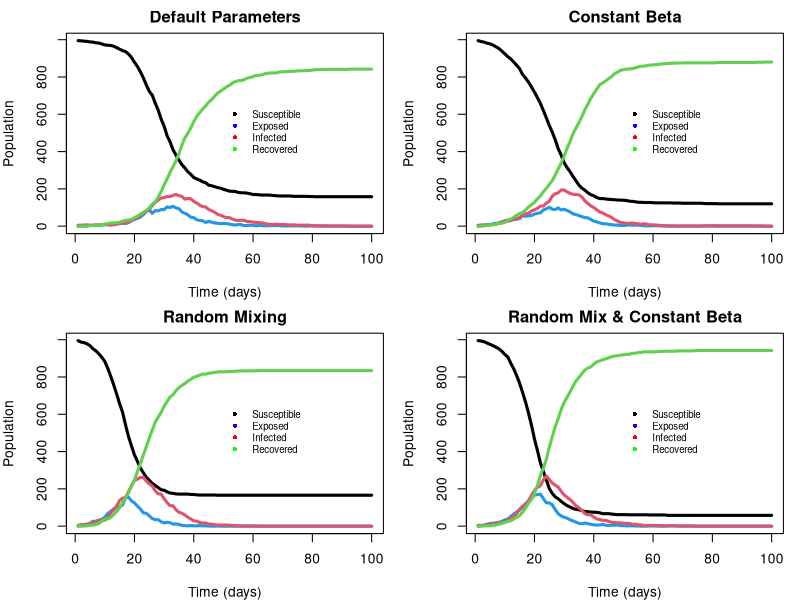

The R script that drew this image:
# Jackson Cramer (s2274544), Maximillian McCourt (s2145762), Natalia Montalvo Cabornero (s1969053)

# Exercise 1
n <- 1000
h_max <- 5

# works as expected, truncating may be inefficient
h <- rep(1:n, sample(1:h_max, n, replace=TRUE))[1:n] |> sample()
h


# Exercise 2

beta <- runif(n, 0, 1) # assign random sociability parameters
nc <- 15 # average no. contacts per person


# WE NEED TO ADJUST THIS FUNCTION TO MAKE IT SINGLE-LOOP

# Looped version of get.net
get.net_loop <- function(beta,h,nc=15){
    # initialise empty contact list with n entries
    contacts <- vector("list", n)
    # Loop through each pair of individuals
    for (i in 1:(n-1)){
        for (j in (i+1):n){
            # if they are not in the same household
            if (h[i] != h[j]){
                # find probability of contact between person i and j
                prob_beta_ij <- (nc*beta[i]*beta[j])/(mean(beta)**2 * (n-1))
                # if a contact occurs, add each person to the others contact list
                if (sample(c(0,1), size=1, prob=c(1-prob_beta_ij, prob_beta_ij)) == 1){
                    contacts[[i]] <- c(contacts[[i]], j)
                    contacts[[j]] <- c(contacts[[j]], i)
                }
            }
        }
    }
    return(contacts)
}

alink <- get.net_loop(beta,h,nc)
print(alink)


# One looped version of get.net
get.net_loop <- function(beta,h,nc=15){
  n_beta <- length(beta) # !! notice how I am not referring to global variable n (like was done before)
  # initialise empty contact list with n entries
  contacts <- vector("list", n_beta)
  pairs <- combn(n_beta, 2)  # generates all possible combinations of (i, j) pairs
  # Loop through each pair of combinations
  for (k in 1:ncol(pairs)){
    i <- pairs[1, k]
    j <- pairs[2, k]
    # if they are not in the same household
    if (h[i] != h[j]){
      prob_beta_ij <- (nc * beta[i] * beta[j]) / (mean(beta)^2 * (n_beta - 1))
      if (sample(c(0,1), size=1, prob=c(1 - prob_beta_ij, prob_beta_ij)) == 1){
        contacts[[i]] <- c(contacts[[i]], j)
        contacts[[j]] <- c(contacts[[j]], i)
      }
    }
  }
  
  return(contacts)
}




# Vectorised version of get.net_vec
get.net_vec <- function(beta,h,nc=15){
    # lets collect all unique combinations of people i and j
    pairs <- t(combn(n, 2))
    # find all combinations where person i lives in the same household as person j
    h_matching <- h[pairs[,1]] == h[pairs[,2]]
    # we then remove all combinations where person i lives in the same household as person j
    pairs <- pairs[!h_matching,, drop=FALSE]
    # all probabilities of contact between person i and j
    probs_ij <- (nc*beta[pairs[,1]]*beta[pairs[,2]])/(mean(beta)**2 * (n-1))
    # now use probs_ij to generate all contacts between people 1 to n
    links <- rbinom(length(probs_ij), 1, probs_ij) == 1
    # we keep only the pairs that have a link from links
    pairs <- pairs[links,, drop=FALSE]
    # initialise empty contact list with n entries
    contacts <- vector("list", n)
    
    # Populate contact list with links for each person from 1 to n
    for (k in seq_len(nrow(pairs))) {
        contacts[[pairs[k, 1]]] <- c(contacts[[pairs[k, 1]]], pairs[k, 2])
        contacts[[pairs[k, 2]]] <- c(contacts[[pairs[k, 2]]], pairs[k, 1])
    }
    return(contacts)
}






# can also use rbinom(1,1, prob=prob_beta_ij) instead of sampling

# SEIR Model

nseir_old <- function(beta,h,alink,alpha=c(.1,.01,.01),delta=.2,gamma=.4,nc=15, nt = 100,pinf = .005){
    # Our SEIR, t data
    # Using S=0, E=1, I=2, R=3 structure
    n <- length(beta)
    # defining alphas
    alpha_h <- alpha[1]
    alpha_c <- alpha[2]
    alpha_r <- alpha[3]
    # total population
    x <- rep(0, n)
    # initialise infected individuals at random
    x[sample(1:n, round(n*pinf))] <- 2
    # initialise SEIR counts
    S <- E <- I <- R <- rep(0,nt)
    S[1] <- sum(x == 0)
    I[1] <- sum(x == 2)
    # loop over days
    for (t in 2:nt){
        u <- runif(n)
        x[x==2 & u<delta] <- 3 # infected to recovered
        x[x==1 & u<gamma] <- 2 # exposed to infected
        # susceptible to exposed
        current_I <- which(x==2)
        for (i in current_I){
            # random mixing daily probability
            r_prob <- (alpha_r*nc*beta[i]*beta)/(mean(beta)**2 * (n - 1))
            x[x==0 & u<r_prob] <- 1
            # household mixing daily probability 
            # if x is susceptible, and in same household as i, and random number less than alpha_h probability
            household <- which(h==h[i] & x==0)
            x[household[u[household] < alpha_h]] <- 1
            # contacts mixing daily probability
            # if x is susceptible, and in contact list of i, and random number less than alpha_c probability
            contacts_i <- alink[[i]]
            x[contacts_i[x[contacts_i] == 0 & u[contacts_i] < alpha_c]] <- 1
            # count of SEIR population
        }
        S[t] <- sum(x==0); E[t] <- sum(x==1); I[t] <- sum(x==2); R[t] <- sum(x==3)
    }
    return(list(S=S,E=E,I=I,R=R,t=1:nt))
}



nseir <- function(beta,h,alink,alpha=c(.1,.01,.01),delta=.2,gamma=.4,nc=15, nt = 100,pinf = .005){
  # Our SEIR, t data
  # Using S=0, E=1, I=2, R=3 structure
  n <- length(beta)
  # defining alphas
  alpha_h <- alpha[1]
  alpha_c <- alpha[2]
  alpha_r <- alpha[3]
  # total population
  x <- rep(0, n)
  # initialise infected individuals at random
  x[sample(n, max(1,round(n*pinf)))] <- 2 # use max() to ensure at least 1 person starts as infected
  # initialise SEIR counts
  S <- E <- I <- R <- rep(0,nt)
  S[1] <- sum(x == 0)
  I[1] <- sum(x == 2)
  # loop over days
  for (t in 2:nt){
    u <- runif(n)
    x[x==2 & u<delta] <- 3 # infected to recovered
    x[x==1 & u<gamma] <- 2 # exposed to infected
    susceptible <- which(x==0) # initialize those susceptible to infection
    # susceptible to exposed
    current_I <- which(x==2)
    for (i in current_I){
      u_hc <- runif(n)
      # if x is susceptible, and in same household as i, and random number less than alpha_h probability
      household <- which(h==h[i] & x==0)
      x[household[u_hc[household] < alpha_h]] <- 1
      # contacts mixing daily probability
      # if x is susceptible, and in contact list of i, and random number less than alpha_c probability
      contacts_i <- alink[[i]]
      x[contacts_i[x[contacts_i] == 0 & u_hc[contacts_i] < alpha_c]] <- 1
      # random mixing daily probability
      u_rm <- runif(n)
      r_prob <- alpha_r*nc*beta[i]*beta[susceptible]/(mean(beta)^2 * (n - 1))
      infected <- susceptible[u_rm[susceptible] < r_prob]
      x[infected] <- 1
      # count of SEIR population
    }
    S[t] <- sum(x==0)
    E[t] <- sum(x==1)
    I[t] <- sum(x==2)
    R[t] <- sum(x==3)
  }
  return(list(S=S,E=E,I=I,R=R,t=1:nt))
}







system.time(epi <- nseir(beta,h,alink))
# function operates correctly, runs in about 8.5 seconds with n=10,000.


# Exercise 4

plot_dynamics = function(pop_states, title=""){
  # plot number of people in each group over time
  ymax <- max(c(pop_states$S, pop_states$E, pop_states$I, pop_states$R))
  plot(pop_states$S,ylim=c(0,ymax), type="l", lwd=3, xlab="Time (days)", ylab="Population", main=title) # S black
  lines(pop_states$E, col=4, lwd=3) # E blue
  lines(pop_states$I, col=2, lwd=3) # I red
  lines(pop_states$R, col=3, lwd=3) # R green
  legend(x=length(pop_states$R)/2, y=ymax/1.5, # length(pop_states$t)
         legend=c("Susceptible", "Exposed", "Infected", "Recovered"),
         col=c("black", "blue", "red", "green"),
         lty=NA, lwd=2,
         pch=16,
         cex=0.7, bty="n")
}


# Exercise 5

# default parameters
def_params = nseir(beta,h,alink)

# remove household and regular network structure
random_mixing = nseir(beta, h, alink, alpha=c(0,0,.04))


# beta vector set to contain average of previous beta for every element
avg_beta = 1:length(beta)
avg_beta[1:length(avg_beta)] = mean(beta)
constant_beta = nseir(avg_beta,h,alink)

# constant beta and random mixing
random_mix_constant_beta = nseir(avg_beta,h,alink, alpha=c(0,0,.04))

# plot all four scenarios side by side
par(mfcol=c(2,2), mar=c(4,4,2,1))
titles <- c("Default Parameters", "Random Mixing", "Constant Beta", "Random Mix & Constant Beta")
plots <- list(def_params, random_mixing, constant_beta, random_mix_constant_beta)
for (i in seq_along(plots)) {
  plot_dynamics(plots[[i]], titles[i])
}


# Comment on plots
